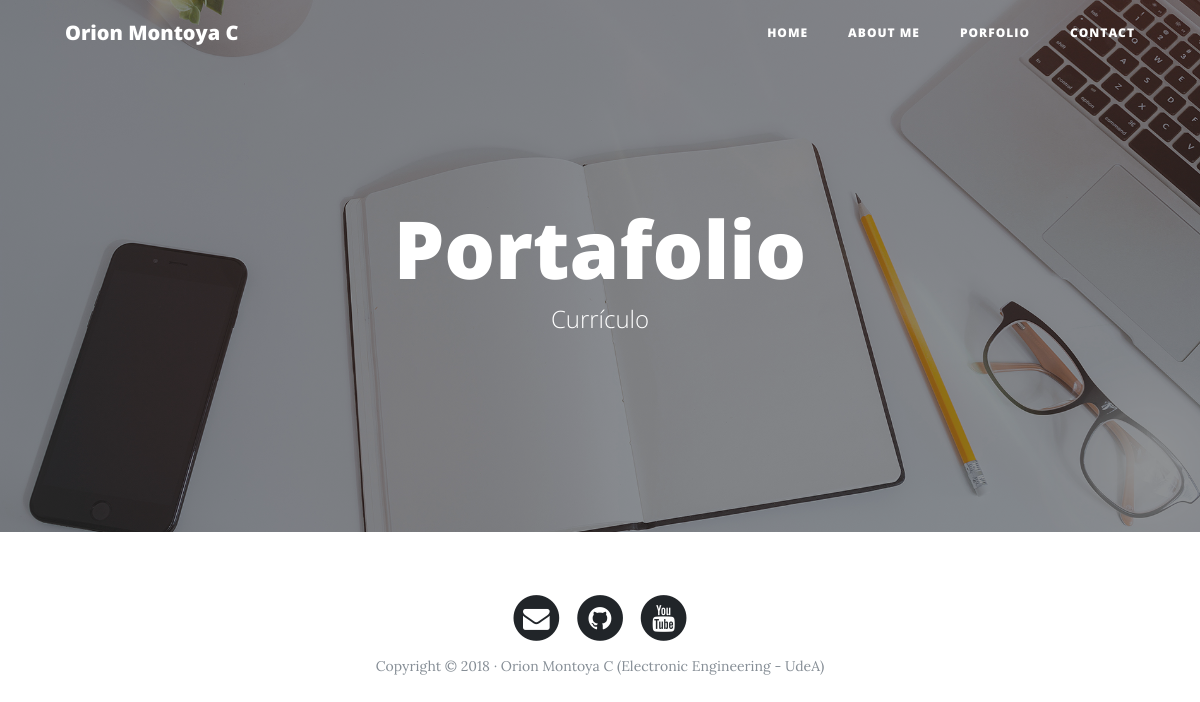
/portfolio/, run on an earlier commit of the app's database.
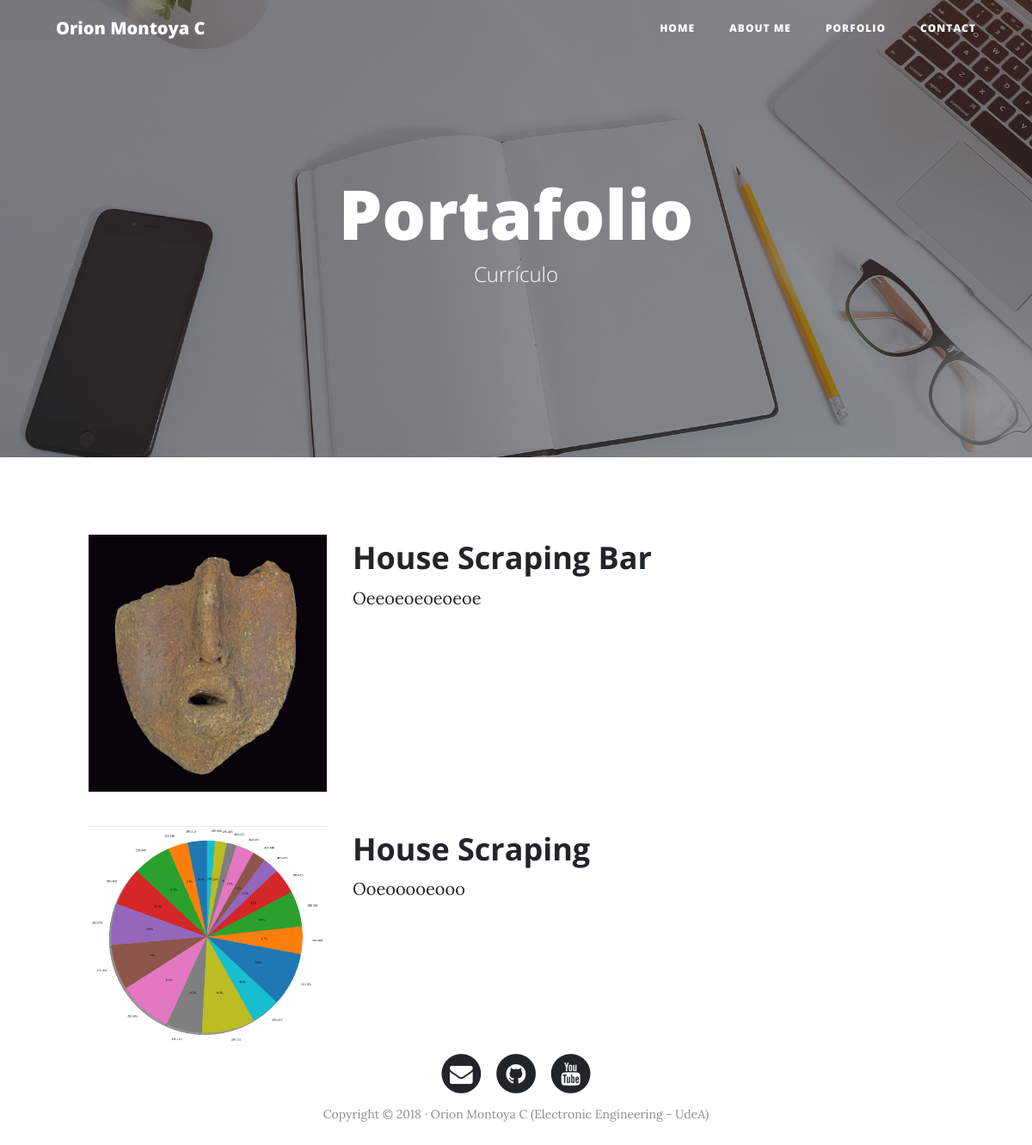
And on a later commit of the database.
### portfolio/models.py (models this page shows, shortened)
class Project(models.Model):
    title = models.CharField(max_length=200, default='Title')
    description = models.TextField(blank=True)
    image = models.ImageField(default="", upload_to='projects')
    created = models.DateTimeField(auto_now_add=True)
    updated = models.DateTimeField(auto_now=True)
    url = models.URLField(null=True, blank=True)
    class Meta:
        ordering = ["-created"]

### portfolio/views.py (the view)
# urls.py: path('portfolio/',portfolio_views.portfolio, name="portfolio"),
def portfolio(request):
    projects = Project.objects.all()
    return HttpResponse(render(request, "portfolio/portfolio.html", {"projects":projects}))

### portfolio/templates/portfolio/portfolio.html (shortened to what this page needs)
{% extends 'core/header.html' %}
{% block background %}{% load static %}{% static 'core/img/portfolio-bg.jpg' %}{% endblock %}
{% block headers %}
<h1>Portafolio</h1>
<span class="subheading">Currículo</span>
{% endblock %}
{% block content %}
    {% for project in projects %}
        <div class="row project">
            <div class="col-lg-3 col-md-4 offset-lg-1">
                <img class="img-fluid" src="{{project.image.url}}" alt="">
            </div>
            <div class="col-lg-7 col-md-8">
                <h2 class="section-heading title">{{project.title}}</h2>
                <p>{{project.description}}</p>
            </div>
        </div>
    {% endfor %}
{% endblock %}

### core/templates/core/header.html (shortened to what this page needs)
<!DOCTYPE html>
<html lang="en">
<head>
    {% load static %}
    <link href="{% static 'core/vendor/bootstrap/css/bootstrap.min.css' %}" rel="stylesheet">
    <link href="{% static 'core/vendor/font-awesome/css/font-awesome.min.css' %}" rel="stylesheet" type="text/css">
    <link href="{% static 'core/css/clean-blog.min.css' %}" rel="stylesheet">
</head>
<body>
    <nav class="navbar navbar-expand-lg navbar-light fixed-top" id="mainNav">
        <div class="container">
            <a class="navbar-brand" href="index.html">Orion Montoya C</a>
            <div class="collapse navbar-collapse" id="navbarResponsive">
                <ul class="navbar-nav ml-auto">
                    <li class="nav-item">
                        <a class="nav-link" href="{% url 'home' %}">Home</a>
                    </li>
                    <li class="nav-item">
                        <a class="nav-link" href="{% url 'about' %}">About Me</a>
                    </li>
                    <li class="nav-item">
                        <a class="nav-link" href="{% url 'portfolio' %}">Porfolio</a>
                    </li>
                    <li class="nav-item">
                        <a class="nav-link" href="{% url 'contact' %}">Contact</a>
                    </li>
                </ul>
            </div>
        </div>
    </nav>
    <header class="masthead" style="background-image: url('{% block background %}{% endblock %}')">
        <div class="overlay"></div>
        <div class="container">
            <div class="row">
                <div class="col-lg-8 col-md-10 mx-auto">
                    <div class="site-heading">
                        {% block headers %}{% endblock%}
                    </div>
                </div>
            </div>
        </div>
    </header>
    {% block content %}{% endblock %}
    <footer>
        <div class="container">
            <div class="row">
                <div class="col-lg-8 col-md-10 mx-auto">
                    <ul class="list-inline text-center">
                        <li class="list-inline-item">
                            <a href="#">
                                <span class="fa-stack fa-lg">
                                    <i class="fa fa-circle fa-stack-2x"></i>
                                    <i class="fa fa-envelope fa-stack-1x fa-inverse"></i>
                                </span>
                            </a>
                        </li>
                        <li class="list-inline-item">
                            <a href="#">
                                <span class="fa-stack fa-lg">
                                    <i class="fa fa-circle fa-stack-2x"></i>
                                    <i class="fa fa-github fa-stack-1x fa-inverse"></i>
                                </span>
                            </a>
                        </li>
                        <li class="list-inline-item">
                            <a href="#">
                                <span class="fa-stack fa-lg">
                                    <i class="fa fa-circle fa-stack-2x"></i>
                                    <i class="fa fa-youtube fa-stack-1x fa-inverse"></i>
                                </span>
                            </a>
                        </li>
                    </ul>
                    <p class="copyright text-muted">Copyright &copy; 2018 · Orion Montoya C (Electronic Engineering - UdeA) </p>
                </div>
            </div>
        </div>
    </footer>
</body>
</html>

What changed in the data, as far as the page shows it:
added Project: image (picture), title "House Scraping Bar", description "Oeeoeoeoeoeoe"
added Project: image (picture), title "House Scraping", description "Ooeooooeooo"
